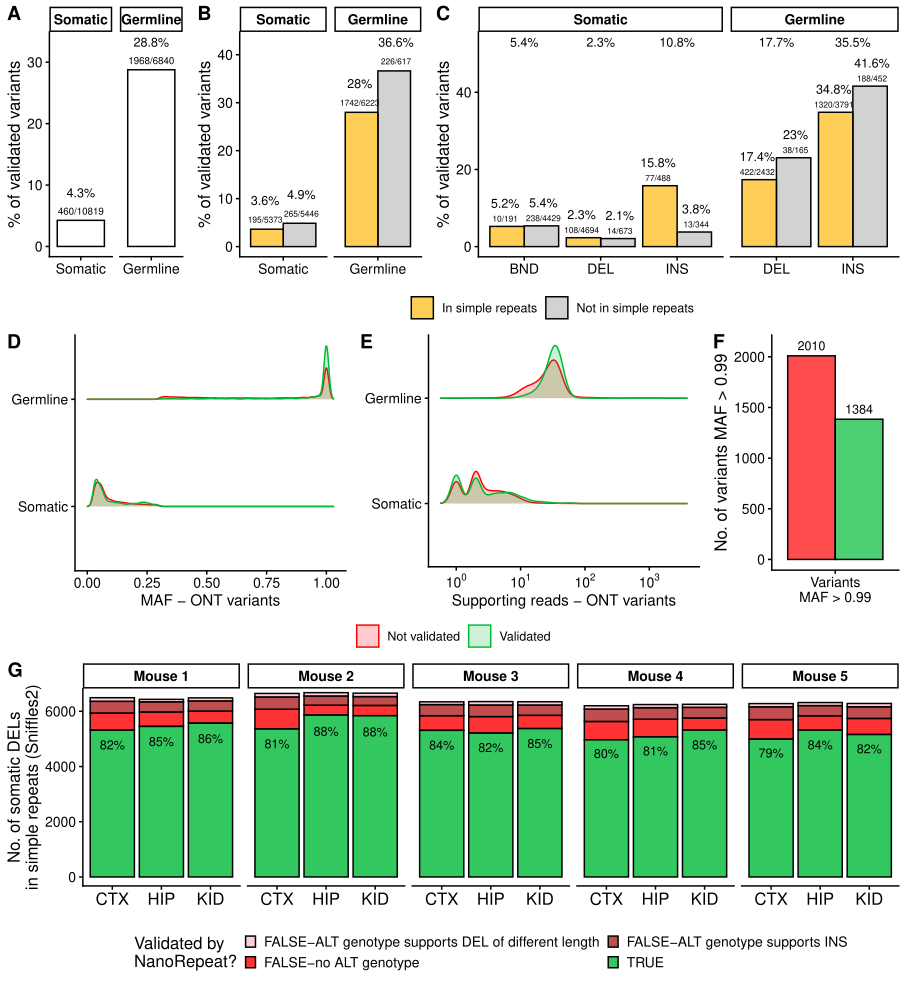

Here is the R script that generated this plot:
#######################################################################################################################################
### Figure - Illumina + Nanorepeat validation
#######################################################################################################################################
rm(list = ls())
suppressMessages(library(ggplot2))
suppressMessages(library(data.table))
suppressMessages(library(ggpubr))
suppressMessages(library(stringr))
suppressMessages(library(ggh4x))
suppressMessages(library(ggridges))
suppressMessages(library(scales))
#######################################################################################################################################
# load files
smtc <- fread("../../analyses/20_Illumina_validation-sansacompvcf/ONT_somatic_validation.txt",header=T,sep='\t',data.table = F)
grml <- fread("../../analyses/20_Illumina_validation-sansacompvcf/ONT_germline_validation.txt",header=T,sep='\t',data.table = F)
# bind files
smtc$Type <- "Somatic"
grml$Type <- "Germline"
tot  <- rbind(smtc,grml)
tot$Type <- factor(tot$Type,levels = unique(tot$Type))
# remove DUP - too few
tot <- subset(tot,SVType!="DUP")
#######################################################################################################################################

#### Panel A - validation %

# count
count <- as.data.frame(table(tot[,c("Classification","Type")]))
count <- subset(count,Freq>0)

# rename variables
count$Classification <- ifelse(count$Classification=="FP","Not validated","Validated")

# validation %
totals <- aggregate(count$Freq,by=list(count$Type),sum)
names(totals) <- c("Type","tot")
totals$id <- paste(totals$Type,sep=':')
totals <- totals[,c("id","tot")]
# calc %
count$id <- paste(count$Type,sep=':')
count <- merge(count,totals,by="id",all=T,sort=F)
count$perc <- count$Freq / count$tot * 100


# plot
p1=ggplot(data=subset(count,Classification=="Validated"),aes(x=Type,y=perc,fill=Type)) +
  theme_classic() +
  geom_bar(stat='identity',color='black',alpha=.9,position = position_dodge()) +
  facet_nested(~Type,scales = "free_x",space = "free") +
  theme(strip.text.x = element_text(size = 10, colour = "black", angle = 0, face= 'bold')) +
  # x-axis
  theme(axis.text.x=element_text(angle=0, hjust=.5, size = 10)) + 
  theme(axis.title.x = element_text(size=0)) +
  # y-axis
  theme(axis.text.y=element_text(size = 10)) +
  theme(axis.title.y = element_text(size=12)) +
  ylab("% of validated variants") +
  # scale fill
  scale_fill_manual(values = c("Somatic"="white","Germline"="white")) +
  # add label
  geom_text(data=subset(count,Classification=="Validated"),
            aes(y=perc+4.5,label=paste0(round(perc,1),"%")),
            size=3,position = position_dodge(1)) +
  geom_text(data=subset(count,Classification=="Validated"),
            aes(y=perc+1.5,label=paste0(Freq,"/",tot)),size=2.5,position = position_dodge(1)) +
  theme(legend.position = 'none')

#######################################################################################################################################


#### Panel B - validation % - SR or not


# count
count2 <- as.data.frame(table(tot[,c("Classification","Type","overlaps.simplerep_ont")]))
count2 <- subset(count2,Freq>0)

# rename variables
count2$Classification <- ifelse(count2$Classification=="FP","Not validated","Validated")
count2$overlaps.simplerep_ont <- ifelse(count2$overlaps.simplerep_ont==T,
                                        "In simple repeats","Not in simple repeats")

# validation %
totals <- aggregate(count2$Freq,by=list(count2$Type,count2$overlaps.simplerep_ont),sum)
names(totals) <- c("Type","overlaps.simplerep_ont","tot")
totals$id <- paste(totals$Type,totals$overlaps.simplerep_ont,sep=':')
totals <- totals[,c("id","tot")]
# calc %
count2$id <- paste(count2$Type,count2$overlaps.simplerep_ont,sep=':')
count2 <- merge(count2,totals,by="id",all=T,sort=F)
count2$perc <- count2$Freq / count2$tot * 100


# plot
p2=ggplot(data=subset(count2,Classification=="Validated"),aes(x=Type,y=perc,fill=overlaps.simplerep_ont)) +
  theme_classic() +
  geom_bar(stat='identity',color='black',alpha=.7,position = position_dodge()) +
  facet_nested(~Type,scales = "free_x",space = "free") +
  theme(strip.text.x = element_text(size = 10, colour = "black", angle = 0, face= 'bold')) +
  # x-axis
  theme(axis.text.x=element_text(angle=0, hjust=.5, size = 10)) + 
  theme(axis.title.x = element_text(size=0)) +
  # y-axis
  theme(axis.text.y=element_text(size = 10)) +
  theme(axis.title.y = element_text(size=12)) +
  ylab("% of validated variants") +
  # scale fill
  scale_fill_manual(values = c("In simple repeats"="darkgoldenrod1","Not in simple repeats"="grey75")) +
  # add label
  geom_text(data=subset(count2,Classification=="Validated"),
            aes(y=perc+6,label=paste0(round(perc,1),"%")),
            size=3,position = position_dodge(1)) +
  geom_text(data=subset(count2,Classification=="Validated"),
            aes(y=perc+2,label=paste0(Freq,"/",tot)),size=2.2,position = position_dodge(1)) +
  theme(legend.position = 'bottom') +
  guides(fill=guide_legend(title=""))




#######################################################################################################################################


#### Panel C - validation % - per svtype + SR or not


# count
count1 <- as.data.frame(table(tot[,c("Classification","SVType","Type","overlaps.simplerep_ont")]))
count1 <- subset(count1,Freq>0)

# rename variables
count1$Classification <- ifelse(count1$Classification=="FP","Not validated","Validated")
count1$overlaps.simplerep_ont <- ifelse(count1$overlaps.simplerep_ont==T,
                                        "In simple repeats","Not in simple repeats")

# validation %
totals <- aggregate(count1$Freq,by=list(count1$SVType,count1$Type,count1$overlaps.simplerep_ont),sum)
names(totals) <- c("SVType","Type","overlaps.simplerep_ont","tot")
totals$id <- paste(totals$SVType,totals$Type,totals$overlaps.simplerep_ont,sep=':')
totals <- totals[,c("id","tot")]
# calc %
count1$id <- paste(count1$SVType,count1$Type,count1$overlaps.simplerep_ont,sep=':')
count1 <- merge(count1,totals,by="id",all=T,sort=F)
count1$perc <- count1$Freq / count1$tot * 100

# validation %, per svtype
lbl <- aggregate(count1$Freq,by=list(count1$Classification,count1$SVType,count1$Type),sum)
names(lbl) <- c("Classification","SVType","Type","Freq")
lbl$tot <- aggregate(count1$tot,by=list(count1$Classification,count1$SVType,count1$Type),sum)[,"x"]
lbl$perc <- lbl$Freq / lbl$tot *100

# plot
p3=ggplot(data=subset(count1,Classification=="Validated"),aes(x=SVType,y=perc)) +
  theme_classic() +
  geom_bar(stat='identity',color='black',alpha=.7,position = position_dodge(),aes(fill=overlaps.simplerep_ont)) +
  facet_nested(~Type,scales = "free_x",space = "free") +
  theme(strip.text.x = element_text(size = 10, colour = "black", angle = 0, face= 'bold')) +
  # x-axis
  theme(axis.text.x=element_text(angle=0, hjust=.5, size = 10)) + 
  theme(axis.title.x = element_text(size=0)) +
  # y-axis
  theme(axis.text.y=element_text(size = 10)) +
  theme(axis.title.y = element_text(size=12)) +
  ylab("% of validated variants") +
  # scale fill
  scale_fill_manual(values = c("In simple repeats"="darkgoldenrod1","Not in simple repeats"="grey75")) +
  # add label
  geom_text(data=subset(count1,Classification=="Validated"),
            aes(y=perc+6,label=paste0(round(perc,1),"%"),fill=overlaps.simplerep_ont),
            size=3,position = position_dodge(1)) +
  geom_text(data=subset(count1,Classification=="Validated"),
            aes(y=perc+2,label=paste0(Freq,"/",tot),fill=overlaps.simplerep_ont),size=2.2,position = position_dodge(1)) +
  geom_text(data=subset(lbl,Classification=="Validated"),
            aes(y=53,label=paste0(round(perc,1),"%")),size=3,position = position_dodge(1)) +
  theme(legend.position = 'bottom') +
  guides(fill=guide_legend(title=""))

#######################################################################################################################################

#######################################################################################################################################


### Panels D and E

tot$Classification <- ifelse(tot$Classification=="TP","Validated",
                             ifelse(tot$Classification=="FP","Not validated","ERR"))

p4=ggplot(tot,aes(y=Type,x=MAF_ont,color=Classification,fill=Classification)) +
  theme_classic() +
  geom_density_ridges(scale = .5,bandwidth=.01,alpha=.2,
                      jittered_points = F,point_size=.1) +
  # facet
  #facet_nested(~Classification) +
  theme(strip.text.x = element_text(size = 10, colour = "black", angle = 0, face= 'bold')) +
  # x axis
  xlab("MAF - ONT variants") +
  theme(axis.text.x=element_text(size = 10,angle = 0, hjust = .5)) +
  theme(axis.title.x = element_text(size=11)) +
  # y axis
  ylab("no label") +
  theme(axis.text.y=element_text(size = 10)) +
  theme(axis.title.y = element_text(size=0)) +
  theme(legend.title = element_blank()) +
  # change color
  scale_color_manual(values = c("Validated"="#00BA38","Not validated"="red")) +
  scale_fill_manual(values = c("Validated"="#00BA38","Not validated"="red"))
#  theme(legend.position = 'none')
p5=ggplot(tot,aes(y=Type,x=ALT_reads_ont,color=Classification,fill=Classification)) +
  theme_classic() +
  geom_density_ridges(scale = .5,bandwidth=.08,alpha=.2,
                      jittered_points = F,point_size=.1) +
  # facet
  # facet_nested(~Classification) +
  theme(strip.text.x = element_text(size = 10, colour = "black", angle = 0, face= 'bold')) +
  # x axis
  xlab("Supporting reads - ONT variants") +
  theme(axis.text.x=element_text(size = 10,angle = 0, hjust = .5)) +
  theme(axis.title.x = element_text(size=11)) +
  scale_x_log10(labels=trans_format('log10',math_format(10^.x))) +
  # y axis
  ylab("no label") +
  theme(axis.text.y=element_text(size = 10)) +
  theme(axis.title.y = element_text(size=0)) +
  theme(legend.title = element_blank()) +
  # change color
  scale_color_manual(values = c("Validated"="#00BA38","Not validated"="red")) +
  scale_fill_manual(values = c("Validated"="#00BA38","Not validated"="red"))
#  theme(legend.position = 'none')

#######################################################################################################################################

#######################################################################################################################################


### Panels F - variants MAF>0.99


germline_maf9 <- subset(tot,MAF_ont>0.99)
counts <- as.data.frame(table(germline_maf9[,c("Classification")]))

p6=ggplot(counts,aes(x="Variants\nMAF > 0.99",y=Freq)) +
  theme_classic() +
  geom_bar(stat='identity',aes(fill=Var1),color='black',position = position_dodge(.9),alpha=.7) +
  # x axis
  xlab("Supporting reads - ONT variants") +
  theme(axis.text.x=element_text(size = 10,angle = 0, hjust = .5)) +
  theme(axis.title.x = element_text(size=0)) +
  # y axis
  ylab("No. of variants MAF > 0.99") +
  theme(axis.text.y=element_text(size = 10)) +
  theme(axis.title.y = element_text(size=12)) +
  theme(legend.title = element_blank()) +
  geom_text(aes(label=Freq,fill=Var1,y=Freq+100),size=3,position = position_dodge(.9)) +
  # change fill color
  scale_fill_manual(values = c("Validated"="#00BA38","Not validated"="red"))
#######################################################################################################################################

#######################################################################################################################################


### Panels H - nanorepeat results

# result dir
resdir <- "../../analyses/21_nanorepeat_validation/output/"
sd_interval <- 3


### Load results
tissues <- c("CTX","HIP","KID")
mouse   <- c(2,3,4,5,6)
i <- 0
for (tx in tissues) {
  for (mm in mouse) {  
    i <- i + 1
    
    ### summary
    df1 <- fread(paste0(resdir,"/summary_WT_",mm,"_",tx,".txt"),header=T,sep='\t',data.table = F)
    df1$Validated <- ifelse(df1$Validated==FALSE & df1$no_GT=="1","FALSE-no ALT genotype",
                            ifelse(df1$Validated==FALSE & df1$no_GT=="2","FALSE-ALT genotype supports INS",df1$Validated))
    
    
    ### validation results
    vr1 <- fread(paste0(resdir,"/validation_res_WT_",mm,"_",tx,".txt"),header=T,sep='\t',data.table = F)
    
    # define interval SVLEN +/-3sd and the same for nanorepeat DEL
    vr1$SVLEN_start <- vr1$SVLEN - vr1$SVLEN_sd*sd_interval
    vr1$SVLEN_end <- vr1$SVLEN + vr1$SVLEN_sd*sd_interval
    vr1$DEL_len_start <- abs(vr1$DEL_len) - vr1$DEL_len_sd*sd_interval
    vr1$DEL_len_end <- abs(vr1$DEL_len) + vr1$DEL_len_sd*sd_interval
    
    # define if SVLEN +/- 3 sd overlaps nanorepeat DEL +/- 3 sd
    vr1$val <- ifelse(vr1$SVLEN_start <= vr1$DEL_len_end & vr1$DEL_len_start <= vr1$SVLEN_end,T,F)
    
    # get number of negative events
    neg <- table(vr1$val)["FALSE"]
    
    ### Update the summary
    df1$Count <- ifelse(df1$Validated==TRUE,df1$Count-neg,df1$Count)
    new_line <- data.frame(no_GT=2,Count=neg,Supported_SVTYPE="DEL",
                           Validated="FALSE-ALT genotype supports DEL of different length",
                           Sample=unique(df1$Sample))
    df2 <- rbind(df1,new_line)
    rownames(df2) <- NULL
    
    # bind
    if (i==1) {
      summary_tot <- df2
    } else {
      summary_tot <- rbind(summary_tot,df2)
    }
  }
}


### Plot results

# discard "no" and "multiple" genotypes - this have not been analysed
summary_tot <- subset(summary_tot,no_GT!="0" & no_GT!=">2")

# calc %
tot <- aggregate(summary_tot$Count,by=list(summary_tot$Sample),sum)
names(tot) <- c("Sample","tot")
summary_tot <- merge(summary_tot,tot,by="Sample",all=T,sort=F)
summary_tot$Perc <- summary_tot$Count / summary_tot$tot *100

# define tissue and mouse number
summary_tot$Tissue <- str_split_fixed(summary_tot$Sample,"_",3)[,3]
summary_tot$mouse <- paste0("Mouse ",as.numeric(str_split_fixed(summary_tot$Sample,"_",3)[,2])-1)

p7=ggplot(summary_tot,aes(x=Tissue,y=Count,fill=Validated)) +
  theme_classic() +
  # bars
  geom_bar(stat='identity',color='black',alpha=.8) +
  # text
  geom_text(data=subset(summary_tot,Validated==TRUE),
            size =3, position = position_stack(vjust = .9),aes(label=paste0(round(Perc),"%"))) +
  # scale colors
  scale_fill_manual(values = c("FALSE-no ALT genotype"="red",
                               "FALSE-ALT genotype supports INS"="firebrick",
                               "FALSE-ALT genotype supports DEL of different length"="pink",
                               "TRUE"="#00BA38")) +
  # facet
  facet_grid(~mouse,scales = "free") +
  theme(strip.text.x = element_text(size = 10, colour = "black", angle = 0, face= 'bold')) +
  # x axis
  xlab("none") +
  theme(axis.text.x=element_text(size = 12,angle = 0, hjust = .5)) +
  theme(axis.title.x = element_text(size=0)) +
  # y axis
  ylab("No. of somatic DELs\nin simple repeats (Sniffles2)") +
  theme(axis.text.y=element_text(size = 10)) +
  theme(axis.title.y = element_text(size=12)) +
  # legend
  guides(fill=guide_legend(nrow=2,byrow=TRUE,title="Validated by\nNanoRepeat?")) +
  theme(legend.position = "bottom",
        legend.key.size = unit(0.3, "cm"),
        legend.spacing.x = unit(.1, 'cm'),
        legend.spacing.y = unit(.001, 'cm'),
        legend.title = element_text(size=12),
        legend.text = element_text(size=10)) + 
  # y limit
  coord_cartesian(ylim = c(0,6500))
#######################################################################################################################################

#######################################################################################################################################



riga1_col1=ggarrange(p1,nrow=2,labels = "A",heights = c(.88,.12))
riga1_col23=ggarrange(p2,p3,ncol=2,common.legend = T,legend = 'bottom',widths = c(.33,.66),labels = c("B","C"))
riga1=ggarrange(riga1_col1,riga1_col23,ncol=2,widths = c(.21,.79))
riga2=ggarrange(p4,p5,p6,ncol = 3,labels = c("D","E","F"),common.legend = T,legend = 'bottom',
                  widths = c(.39,.39,.22))
ff=ggarrange(riga1,riga2,ggarrange(p7,labels = "G"),nrow = 3)
ggsave(filename='Fig5.pdf',plot=ff,width=230,height=250,units='mm')
